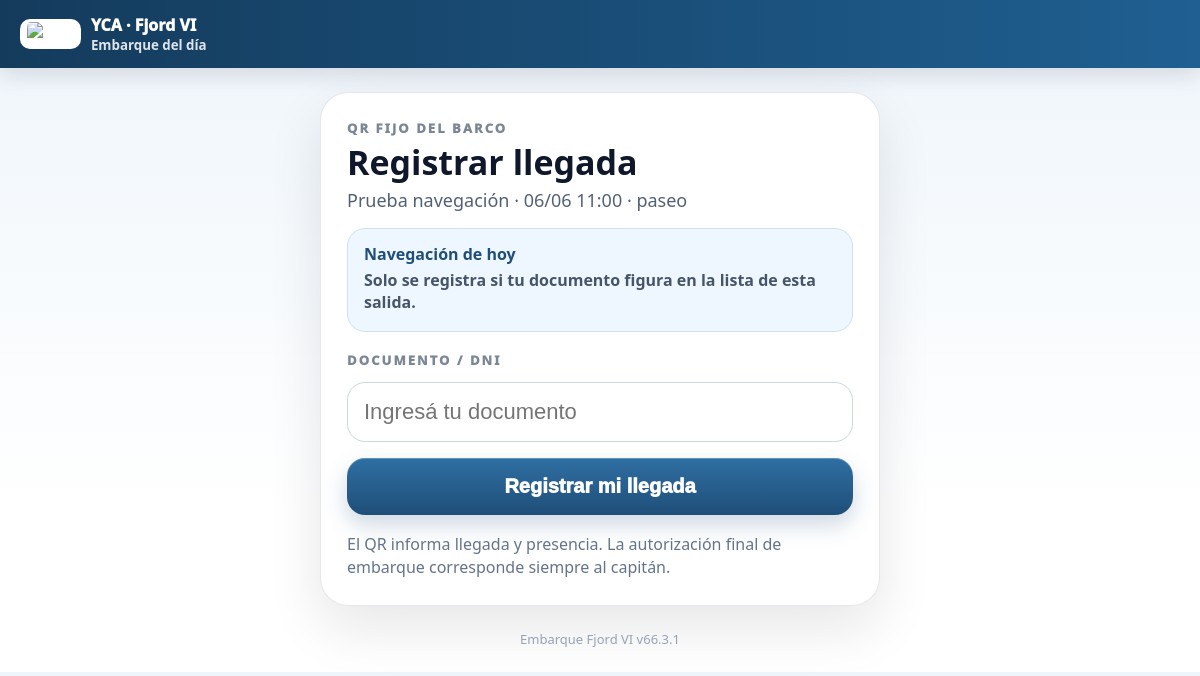
Page /embarque on the committed database.
### main.py (models this page shows)
class Outing(Base):
    __tablename__ = "outings"
    id = Column(Integer, primary_key=True)
    title = Column(String, nullable=False)
    destination = Column(String, nullable=False)
    departure_at = Column(DateTime, nullable=False)
    status = Column(String, default="Programada")
    max_crew = Column(Integer, default=MAX_CREW)
    min_crew = Column(Integer, default=MIN_CREW)
    guest_fee = Column(Numeric(12,2), default=INVITED_FEE)
    notes = Column(Text, default="")
    created_at = Column(DateTime, default=now_local)

### main.py (the view)
@app.get("/embarque", response_class=HTMLResponse)
def fixed_embarque_get(request: Request, db: Session = Depends(db_session)):
    outings = public_today_outings(db)
    return templates.TemplateResponse(request, "embarque_fijo.html", {"request": request, "outings": outings, "outing": outings[0] if len(outings) == 1 else None, "error": None, "msg": None, "dni": ""})

### templates/embarque_fijo.html (shortened to what this page needs)
<!doctype html>
<html lang="es">
<head>
</head>
<body>
  <div class="top"><div class="brand"><img src="/static/logo_yca_trans.png" alt="YCA"><div>{{club_name}} · {{app_name}}<small>Embarque del día</small></div></div></div>
  <div class="wrap"><div class="card">
    <div class="eyebrow">QR fijo del barco</div>
    <h1>Registrar llegada</h1>
    {% if outing %}<div class="meta">{{outing.title}} · {{outing.departure_at.strftime('%d/%m %H:%M')}} · {{outing.destination}}</div>{% endif %}
    {% if outings|length > 1 %}
      <div class="todayBox"><strong>Salidas activas hoy</strong><p>Ingresá tu documento. El sistema busca automáticamente en cuál figurás.</p></div>
      <ul class="list">{% for o in outings %}<li><strong>{{o.title}}</strong><br>{{o.departure_at.strftime('%d/%m %H:%M')}} · {{o.destination}}</li>{% endfor %}</ul>
    {% elif outings|length == 1 %}
      <div class="todayBox"><strong>Navegación de hoy</strong><p>Solo se registra si tu documento figura en la lista de esta salida.</p></div>
    {% else %}
      <div class="todayBox"><strong>Sin salida activa</strong><p>No hay una navegación abierta para hoy.</p></div>
    {% endif %}
    <form method="post" action="/embarque">
      <label class="eyebrow">Documento / DNI</label>
      <input class="input" name="dni" value="{{dni or ''}}" placeholder="Ingresá tu documento" inputmode="text" autocomplete="off" required>
      <button class="btn" type="submit">Registrar mi llegada</button>
    </form>
    <div class="note">El QR informa llegada y presencia. La autorización final de embarque corresponde siempre al capitán.</div>
  </div><div class="footer">Embarque Fjord VI {{version}}</div></div>
</body>
</html>

### templates/embarque_fijo.html (style rules this page uses)
:root { --blue:#1f4e79;--ink:#0f172a;--line:#dbe5ee }
* { box-sizing:border-box }
body { margin:0;font-family:system-ui,-apple-system,Segoe UI,Arial,sans-serif;background:linear-gradient(180deg,#eef5fb 0%,#fff 76%);color:var(--ink) }
.top { background:linear-gradient(90deg,#143b5c,#1f5f91);color:#fff;padding:14px 20px;box-shadow:0 8px 22px rgba(15,23,42,.12) }
.brand { display:flex;align-items:center;gap:10px;font-weight:950 }
.brand img { height:30px;background:#fff;border-radius:10px;padding:3px 7px }
.brand small { display:block;font-weight:600;opacity:.86 }
.wrap { padding:24px 18px }
.card { max-width:560px;margin:0 auto;background:#fff;border:1px solid rgba(15,23,42,.10);border-radius:28px;padding:26px;box-shadow:0 22px 54px rgba(15,23,42,.10) }
.eyebrow { text-transform:uppercase;letter-spacing:.16em;color:#7b8794;font-weight:950;font-size:13px }
h1 { font-size:34px;line-height:1.02;margin:8px 0 }
.meta { font-size:18px;color:#526173;margin-bottom:16px }
.todayBox { background:#eef7ff;border:1px solid #cde2f3;color:#1f4e79;border-radius:18px;padding:14px 16px;margin:16px 0;font-weight:850 }
.todayBox p { margin:.25rem 0;color:#475569;font-weight:600 }
.input { width:100%;border:1px solid #cbd7e2;border-radius:18px;padding:16px;font-size:22px;margin:12px 0 16px;background:#fff }
.btn { width:100%;border:0;border-radius:18px;padding:17px 18px;font-size:20px;font-weight:950;color:white;background:linear-gradient(180deg,#2f6fa3,#1f4e78);box-shadow:0 10px 22px rgba(31,78,121,.22),inset 0 1px 0 rgba(255,255,255,.24) }
.note { color:#64748b;line-height:1.45;margin-top:18px }
.footer { text-align:center;color:#94a3b8;font-size:13px;margin-top:24px }

### rows in the picture
Outing: title "Prueba navegación", departure_at "06/06 11:00", destination "paseo"

### other values in the picture
{{ club_name }} "YCA"
{{ app_name }} "Fjord VI"
{{ version }} "v66.3.1"
